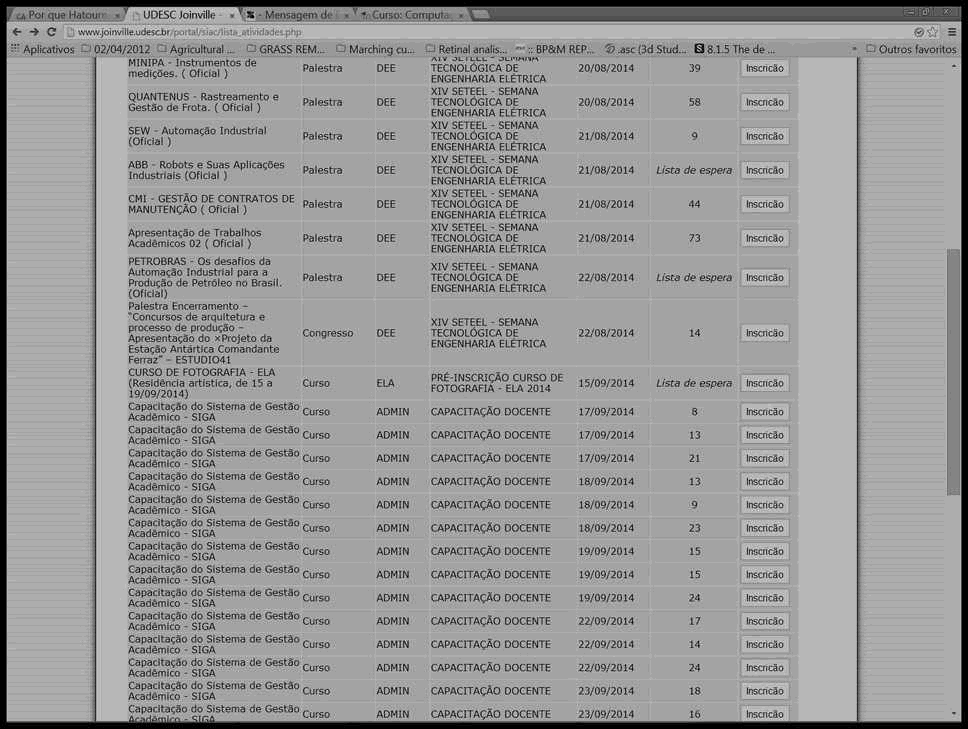
#> input picture trab2/figuraEscura.jpg, 968 x 729 px, shrunk from 1622 x 1222 before the run
$ python trab2.py
#> lines starting #> are read from the running program, lines starting #| are printed output that depends on the picture
from random import randint
import numpy as np
import matplotlib.pyplot as plt
import matplotlib as mpl
from numpy.random import randn
from PIL import Image

def figEscura():
    pil1=Image.open('figuraEscura.jpg')
#> pil1 is the input picture: PIL image 968x729 L; min 0, max 25, mean 15.1
    (l,h)=pil1.size
#> l = 968; h = 729
    print("Tamanho do arquivo:")
    print(l,h)
#| 968 729

    Iout=Image.new('RGB', (l,h))
#> Iout: PIL image 968x729 RGB; every value is 0

    for j in range(0, h):
        for i in range(0, l):
            val=pil1.getpixel((i,j))
            # print M[val,0:3]
            if val != 16:
                Iout.putpixel((i,j),(randint(0,255),randint(0,255),randint(0,255)))
            else:
                Iout.putpixel((i,j),(val,val,val))
                Iout.show()
                Iout.save("mapapintado.jpg","JPEG")
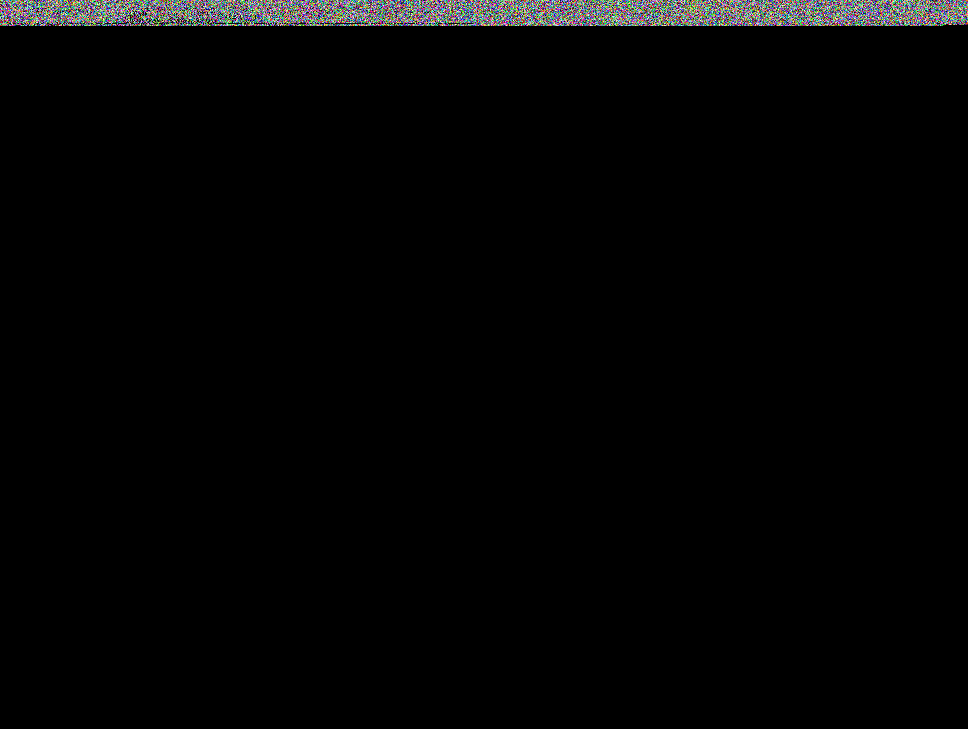
#> Iout: PIL image 968x729 RGB; mean R, G, B 4.4, 4.4, 4.4


#> (the run stopped early here; a loop or call above may not have finished)
